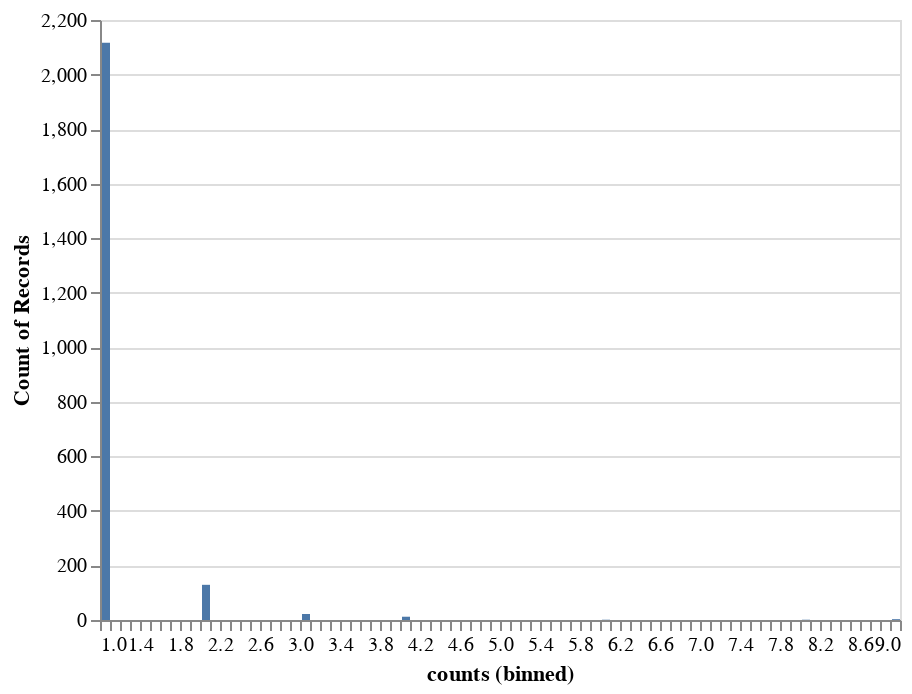

Write notebook code for a chart like this one.
### Code cell
alt.Chart(forks_counts).mark_bar().encode(
    alt.X('counts', bin=alt.Bin(maxbins=100)),
    y='count()'
)

### Figure 1 — Vega-Lite specification as saved in the notebook (floating-point values rounded to 4 significant figures; data arrays with more than 128 entries replaced by an {"elided": "..."} marker saying what was removed)
{"$schema": "https://vega.github.io/schema/vega-lite/v4.8.1.json", "config": {"view": {"continuousHeight": 300, "continuousWidth": 400}}, "data": {"name": "data-6b54cd7eb96d253b08b8d26cb7e3f586"}, "datasets": {"data-6b54cd7eb96d253b08b8d26cb7e3f586": {"elided": "2285 records"}}, "encoding": {"x": {"bin": {"maxbins": 100}, "field": "counts", "type": "quantitative"}, "y": {"aggregate": "count", "type": "quantitative"}}, "mark": "bar"}
